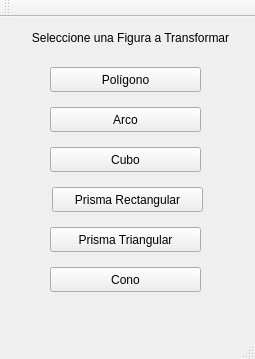
<?xml version="1.0" encoding="UTF-8"?>
<ui version="4.0">
 <class>MainWindow</class>
 <widget class="QMainWindow" name="MainWindow">
  <property name="geometry">
   <rect>
    <x>0</x>
    <y>0</y>
    <width>255</width>
    <height>359</height>
   </rect>
  </property>
  <property name="windowTitle">
   <string>Menú</string>
  </property>
  <widget class="QWidget" name="centralWidget">
   <widget class="QToolButton" name="toolButton">
    <property name="geometry">
     <rect>
      <x>50</x>
      <y>50</y>
      <width>151</width>
      <height>25</height>
     </rect>
    </property>
    <property name="text">
     <string>Polígono</string>
    </property>
   </widget>
   <widget class="QToolButton" name="toolButton_2">
    <property name="geometry">
     <rect>
      <x>50</x>
      <y>90</y>
      <width>151</width>
      <height>25</height>
     </rect>
    </property>
    <property name="text">
     <string>Arco</string>
    </property>
   </widget>
   <widget class="QToolButton" name="toolButton_3">
    <property name="geometry">
     <rect>
      <x>50</x>
      <y>130</y>
      <width>151</width>
      <height>25</height>
     </rect>
    </property>
    <property name="text">
     <string>Cubo</string>
    </property>
   </widget>
   <widget class="QToolButton" name="toolButton_4">
    <property name="geometry">
     <rect>
      <x>52</x>
      <y>170</y>
      <width>151</width>
      <height>25</height>
     </rect>
    </property>
    <property name="text">
     <string>Prisma Rectangular</string>
    </property>
   </widget>
   <widget class="QToolButton" name="toolButton_5">
    <property name="geometry">
     <rect>
      <x>50</x>
      <y>210</y>
      <width>151</width>
      <height>25</height>
     </rect>
    </property>
    <property name="text">
     <string>Prisma Triangular</string>
    </property>
   </widget>
   <widget class="QToolButton" name="toolButton_6">
    <property name="geometry">
     <rect>
      <x>50</x>
      <y>250</y>
      <width>151</width>
      <height>25</height>
     </rect>
    </property>
    <property name="text">
     <string>Cono</string>
    </property>
   </widget>
   <widget class="QLabel" name="label">
    <property name="geometry">
     <rect>
      <x>20</x>
      <y>10</y>
      <width>221</width>
      <height>21</height>
     </rect>
    </property>
    <property name="text">
     <string>Seleccione una Figura a Transformar</string>
    </property>
    <property name="alignment">
     <set>Qt::AlignCenter</set>
    </property>
   </widget>
  </widget>
  <widget class="QMenuBar" name="menuBar">
   <property name="geometry">
    <rect>
     <x>0</x>
     <y>0</y>
     <width>255</width>
     <height>27</height>
    </rect>
   </property>
  </widget>
  <widget class="QToolBar" name="mainToolBar">
   <attribute name="toolBarArea">
    <enum>TopToolBarArea</enum>
   </attribute>
   <attribute name="toolBarBreak">
    <bool>false</bool>
   </attribute>
  </widget>
  <widget class="QStatusBar" name="statusBar"/>
 </widget>
 <layoutdefault spacing="6" margin="11"/>
 <resources/>
 <connections/>
</ui>
